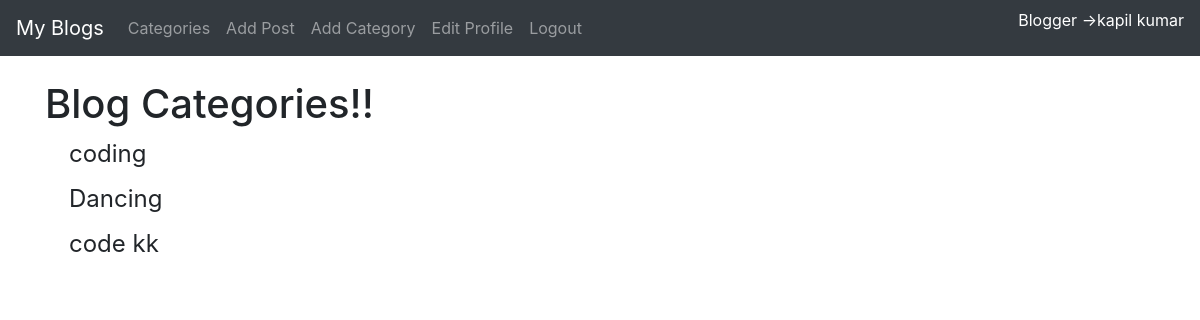
/category-list/ (signed in), run on the app's committed database.
### theblog/models.py (models this page shows, shortened)
class Category(models.Model):
	name=models.CharField(max_length=255)
	def __str__(self):
		return self.name

### theblog/views.py (the view)
# urls.py: path('category-list/',CategoryListView,name='category-list'),
def CategoryListView(request):
	cat_menu_list=Category.objects.all()
	return render(request,'category_list.html',{'cat_menu_list':cat_menu_list})

### theblog/templates/category_list.html (shortened to what this page needs)
{% extends 'base.html' %}
{% block content %}
	<h1>Blog Categories!!</h1>
		 {% for item in cat_menu_list %}
            <h4><a class="dropdown-item" href="{% url 'category' item|slugify %}">
            {{ item }}</a></h4>
          {% endfor %}
 {% endblock %}

### theblog/templates/base.html (shortened to what this page needs)
<!doctype html>
<html lang="en">
  <head>
    <link rel="stylesheet" href="https://stackpath.bootstrapcdn.com/bootstrap/4.5.2/css/bootstrap.min.css">
  </head>
  <body>
    <nav class="navbar navbar-expand-lg navbar-dark bg-dark">
  <a class="navbar-brand" href="{% url 'home'%}">My Blogs</a>
  <div class="collapse navbar-collapse" id="navbarSupportedContent">
    <ul class="navbar-nav mr-auto">
      {% if cat_menu %}
      <li class="nav-item dropdown">
        <a class="nav-link dropdown-toggle" href="#" id="navbarDropdown" role="button" data-toggle="dropdown" aria-haspopup="true" aria-expanded="false">
        Categories
        </a>
        <div class="dropdown-menu" aria-labelledby="navbarDropdown">
          {% for item in cat_menu %}
            <a class="dropdown-item" href="{% url 'category' item|slugify %}">
            {{ item }}</a>
          {% endfor %}
        </div>
      </li>
      {% else %}
         <li class="nav-item">
               <a class="nav-link" href="{% url 'category-list' %}">Categories</a>
          </li>
      {% endif %}
      {% if user.is_authenticated %}
            <li class="nav-item">
               <a class="nav-link" href="{% url 'add_post' %}">Add Post</a>
            </li>
             <li class="nav-item">
               <a class="nav-link" href="{% url 'add_category' %}">Add Category</a>
            </li>
            <li class="nav-item">
                 <a class="nav-link" href="{% url 'edit_profile' %}">Edit Profile</a>
             </li>
             <li class="nav-item">
                 <a class="nav-link" href="{% url 'logout' %}">Logout</a>
             </li>
      {% endif %}
    </ul>
    {% if user.is_authenticated %}
     <ul class="navbar-nav ml-auto">
            <li class="nav-item">
                <p style="color:white"> Blogger ->{{ user.first_name }}  {{ user.last_name }}</p>
            </li>
      </ul>
    {% endif %}
  </div>
</nav>
  <br>
    <div class="container">
      {% block content %}
      {% endblock %}
    </div>
  </body>
</html>

### data on the page
Category: name "coding"
Category: name "Dancing"
Category: name "code kk"

### other printed values
{{ user.first_name }} "kapil"
{{ user.last_name }} "kumar"
